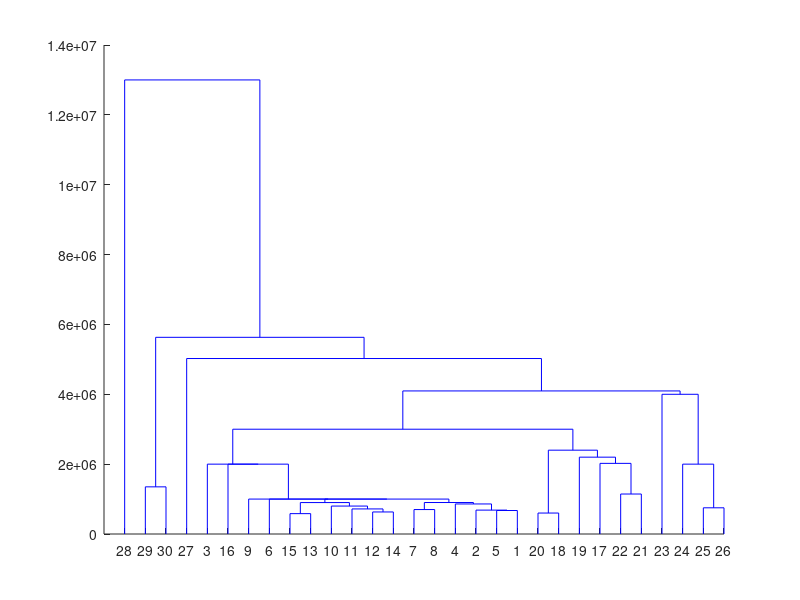
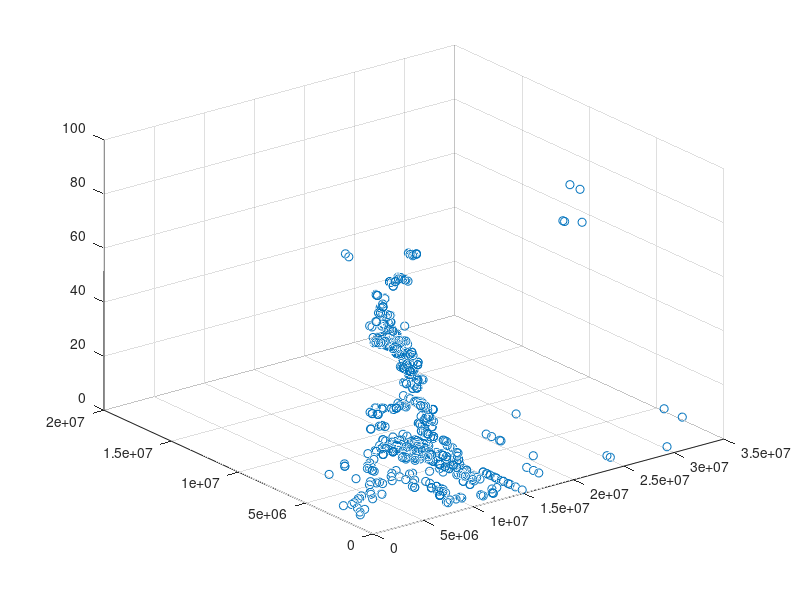

Write MATLAB code to recreate these figures, in order.
clear;
load('D.mat');

pairwise_dist = pdist(D,'euclidean');
sq_form = squareform(pairwise_dist);

linkage = linkage(pairwise_dist);

c = cophenet(linkage,pairwise_dist);

I = inconsistent(linkage);

clusters = cluster(linkage,'cutoff', 0.95);

dendrogram(linkage);

figure;
scatter3(D(:,1),D(:,2),clusters);